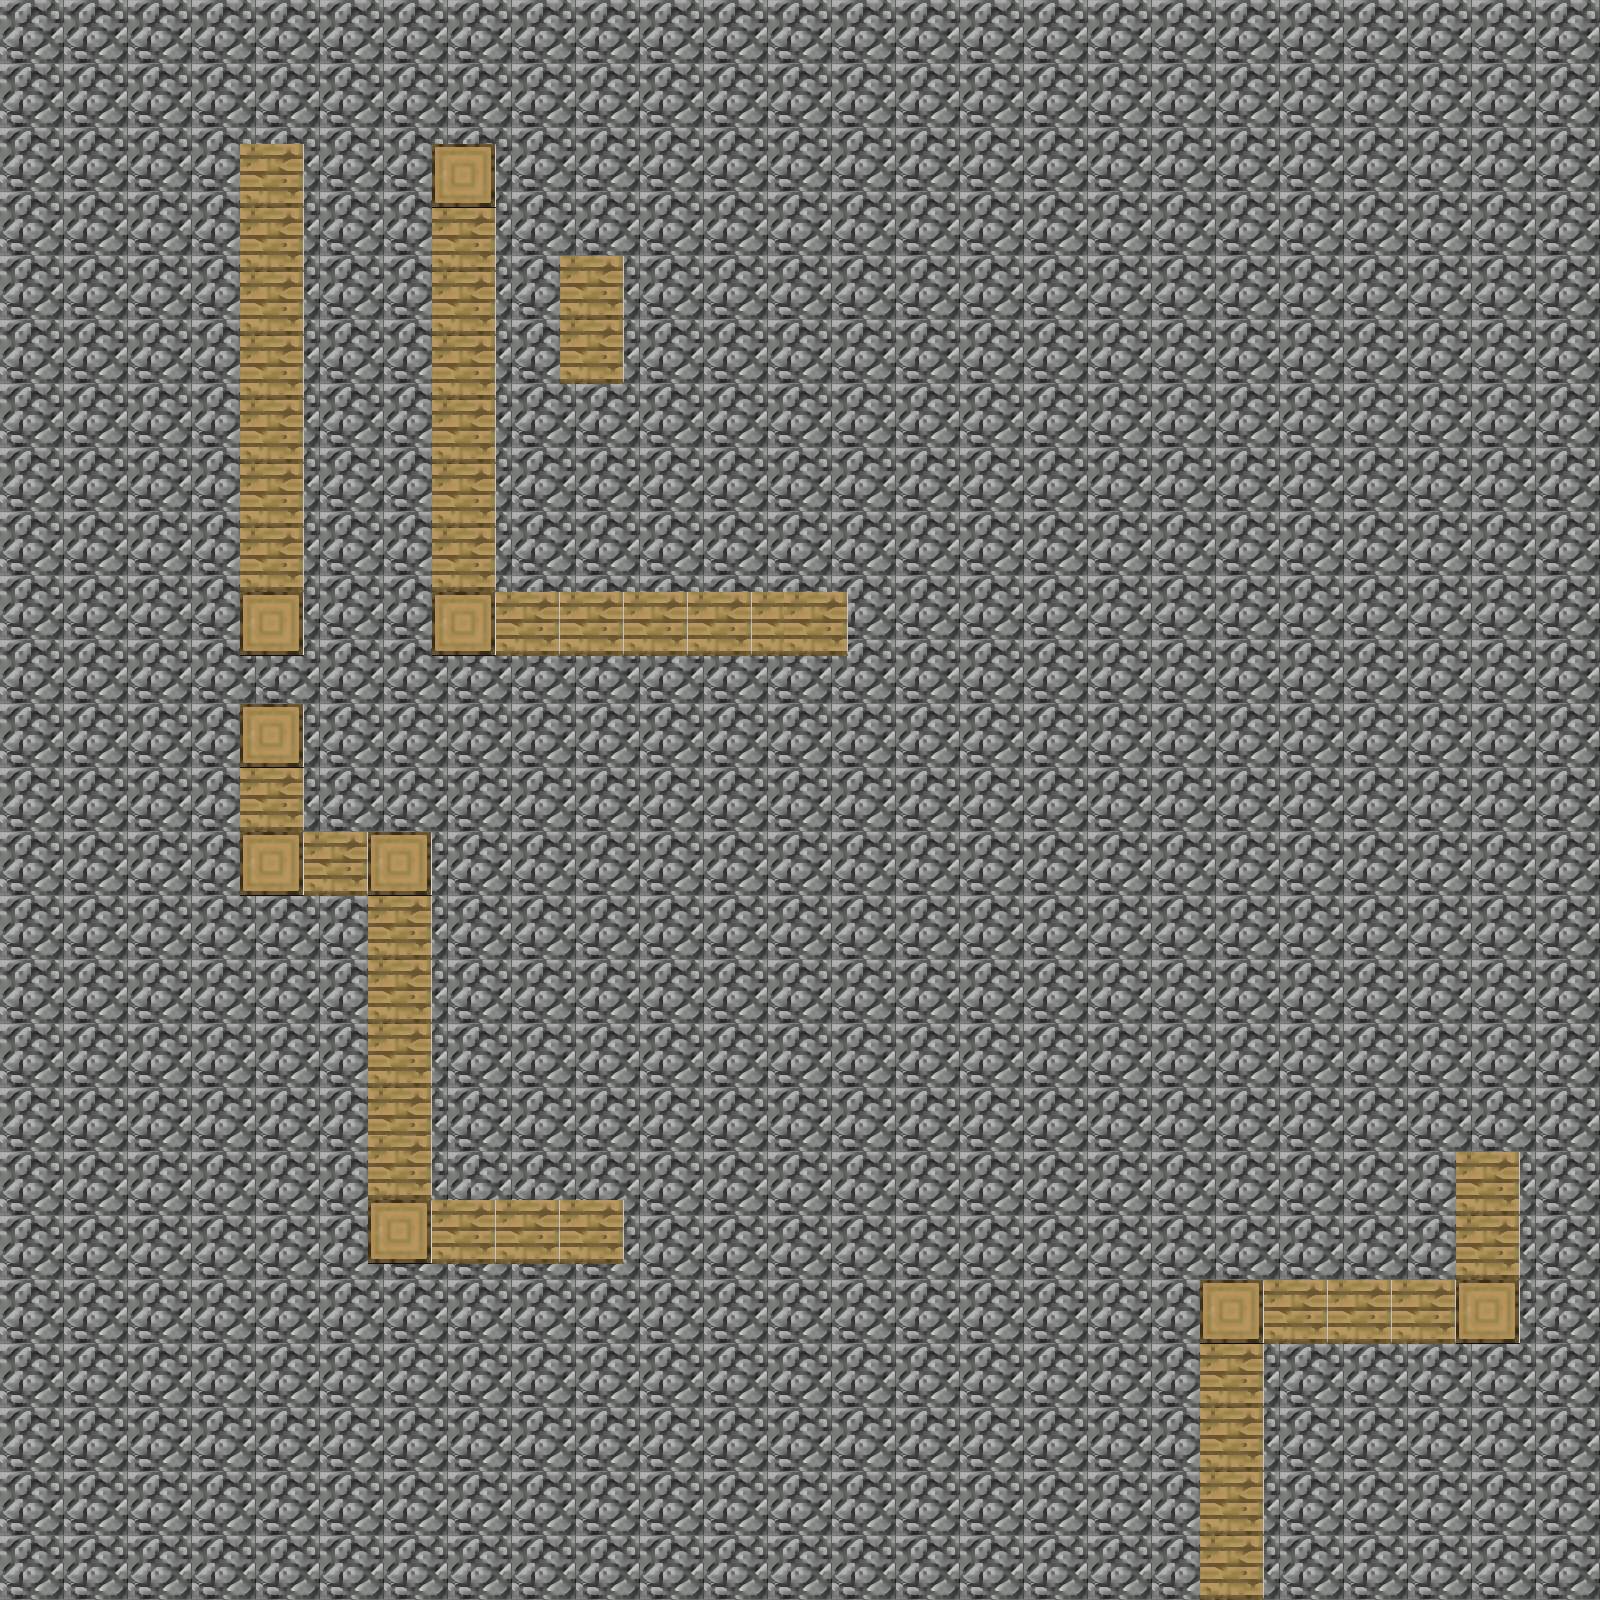

The image is a tile-based game level rendered from a .tmx file. Its description and source (layers, tilesets, objects; grid data summarised) follow:
An orthogonal 100x100 tile map with 16x16 px tiles, 2 tile layers (Background, graphics) and 20 objects.

<map version="1.0" tiledversion="1.0.2" orientation="orthogonal" renderorder="right-down" width="100" height="100" tilewidth="16" tileheight="16" nextobjectid="71">
 <tileset firstgid="1" source="minecraft.tsx" />
 <layer name="Background" width="100" height="100">
  <data>[10000 cells, 10000 non-empty, 16 distinct tile ids]</data>
 </layer>
 <layer name="graphics" width="100" height="100">
  <data>[10000 cells, 772 non-empty, 32 distinct tile ids]</data>
 </layer>
 <objectgroup name="wall">
  <object id="3" x="240" y="144" width="63.3333" height="448" />
  <object id="4" x="431.875" y="207.333" width="63.3333" height="384.333" />
  <object id="10" x="1200" y="1344.67" width="64" height="255.333" />
  <object id="11" x="1263.33" y="1280" width="192.667" height="64" />
  <object id="13" x="1456" y="1152" width="64" height="128" />
  <object id="16" x="560" y="256" width="64" height="128" />
  <object id="17" x="496" y="592" width="352" height="64" />
  <object id="20" x="240" y="768.667" width="64" height="61.3333" />
  <object id="22" x="304" y="832" width="62.6667" height="64" />
  <object id="25" x="368" y="896" width="64" height="302" />
  <object id="26" x="432" y="1200" width="192" height="64" />
 </objectgroup>
 <objectgroup name="logs">
  <object id="31" x="240" y="592" width="64" height="64" />
  <object id="37" x="240" y="704" width="64" height="64" />
  <object id="38" x="240" y="832" width="64" height="64" />
  <object id="39" x="368" y="832" width="64" height="64" />
  <object id="41" x="368" y="1200" width="64" height="64" />
  <object id="42" x="1200" y="1280" width="64" height="64" />
  <object id="43" x="1456" y="1280" width="64" height="64" />
  <object id="46" x="431.333" y="142" width="64" height="64" />
  <object id="56" x="432" y="592" width="64" height="64" />
 </objectgroup>
 <objectgroup name="ground" />
</map>
